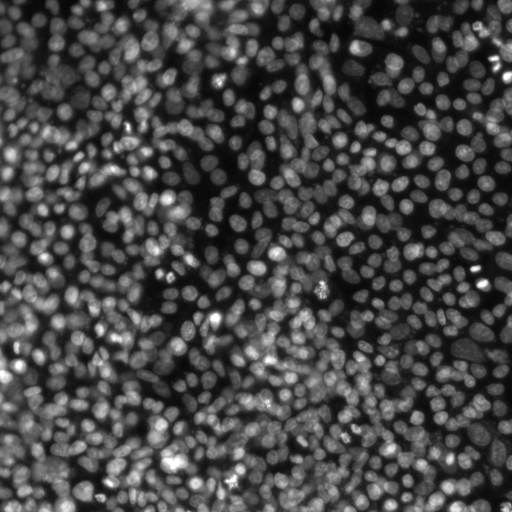
#> input picture testdata/HUVEC/B02_s1_w1.png, 512 x 512 px
$ python -i pre-processing.py   (imports and definitions only)   (older library calls are emulated)
#> lines starting #> are read from the running program, lines starting #| are printed output that depends on the picture; after the words box and inside, x2 and y2 are one past the last pixel; in counts of white or black regions, pixels touching at a corner belong together
#> further down, picture is the input picture: shape (512, 512); min 7, max 255, mean 71.1
#!/usr/bin/env python3
# -*- coding: utf-8 -*-
"""
Created on Sun Jul 28 10:02:10 2019

@author: zcgu
"""

import cv2
import numpy as np
import pandas as pd
import os
from tqdm import tqdm
from queue import Queue
from threading import Thread
import h5py
import torch


def detect_nucleolus(img):
    ret, threshed_img = cv2.threshold(img, 125, 255, cv2.THRESH_BINARY)
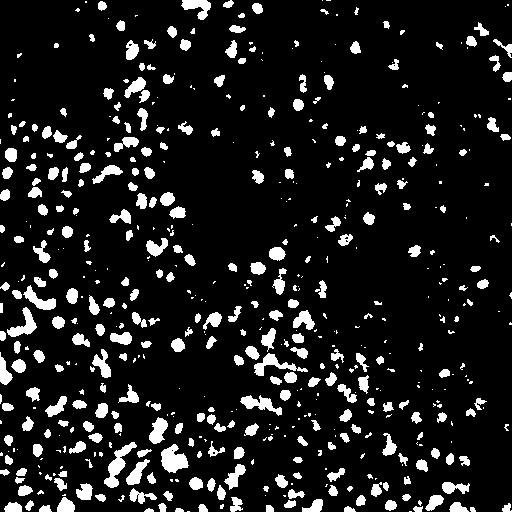
#> threshed_img: shape (512, 512); 11.2% white; 572 white regions (257 under 20 px)


    contours, hier = cv2.findContours(threshed_img, cv2.RETR_TREE, cv2.CHAIN_APPROX_SIMPLE)
#> contours = 581 contours, 313 with area under 20; largest, box (x1, y1, x2, y2) and area: (161, 444, 189, 473) 462, (104, 442, 137, 488) 449, (254, 353, 308, 376) 324, (7, 307, 37, 337) 321, (240, 395, 282, 416) 314

    #image, contours, hier = cv2.findContours(threshed_img, cv2.RETR_TREE,
    #                cv2.CHAIN_APPROX_SIMPLE)

    # with each contour, draw boundingRect in green
    # a minAreaRect in red and
    # a minEnclosingCircle in blue
    centers = []

    for c in contours:
        # get the bounding rect
        x, y, w, h = cv2.boundingRect(c)
        # draw a green rectangle to visualize the bounding rect
        cv2.rectangle(img, (x, y), (x+w, y+h), (0, 255, 0), 2)

        # get the min area rect
        rect = cv2.minAreaRect(c)
        box = cv2.boxPoints(rect)
        # convert all coordinates floating point values to int
        box = np.int0(box)
        # draw a red 'nghien' rectangle
        cv2.drawContours(img, [box], 0, (0, 0, 255))

        # finally, get the min enclosing circle
        (x, y), radius = cv2.minEnclosingCircle(c)
        # convert all values to int
        center = (int(x), int(y))
        radius = int(radius)
        centers.append((center + radius))
        # and draw the circle in blue
        img = cv2.circle(img, center, radius, (255, 0, 0), 2)
#> this loop made 1 pass
#> (w, h, rect, box, radius) on pass 1: (3, 1, ((410, 511), (0, 2), -90), [[411, 511], [409, 511], [409, 511], [411, 511]], 1)
#> img: shape (512, 512); under 0.01% of pixels changed, all inside (x1, y1, x2, y2) = (408, 510, 414, 512)
#> after the loop, centers = []
    return centers

    '''
    print(len(contours))
    cv2.drawContours(img, contours, -1, (255, 255, 0), 1)

    cv2.imshow("contours", img)

    cv2.imshow("contours", img)

    while True:
        key = cv2.waitKey(1)
        if key == 27: #ESC key to break
            break

    cv2.destroyAllWindows()
    '''

# [195 lines left out: functions load_image, create_subsample_2d, create_subsample_3d, not called in this run]

class Row_dumper(Thread):

    # [62 lines left out: functions __init__, run, _dump_subimage, _dump_subsample, dump_subsample, not called in this run]


# [15 lines not run here, left out]

>>> import cv2
>>> picture = cv2.imread('testdata/HUVEC/B02_s1_w1.png', cv2.IMREAD_GRAYSCALE)
#> (the run stopped early here; a loop or call above may not have finished)

$ run again, on testdata/HUVEC/B02_s1_w3.png
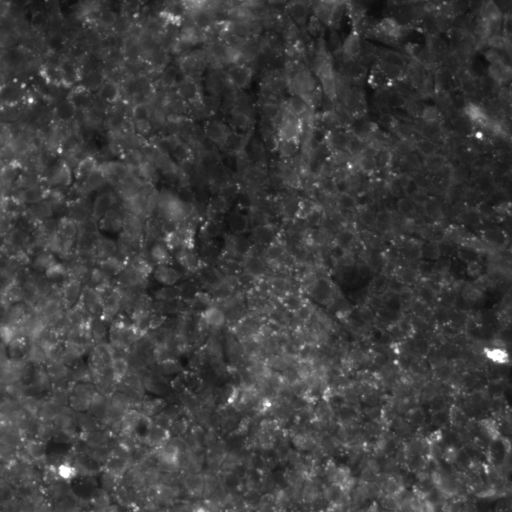
#> input picture testdata/HUVEC/B02_s1_w3.png, 512 x 512 px
#> picture is the input picture: shape (512, 512); min 11, max 255, mean 61.8
#> in detect_nucleolus, `ret, threshed_img = cv2.threshold(img, 125, 255, cv2.THRESH_BINARY)`:
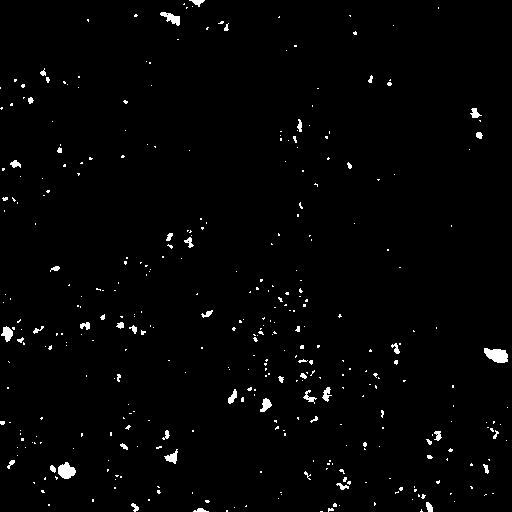
#> threshed_img: shape (512, 512); 1.6% white; 367 white regions (317 under 20 px)
#> contours = 371 contours, 337 with area under 20; largest, box (x1, y1, x2, y2) and area: (484, 348, 508, 363) 231, (58, 462, 76, 479) 184, (160, 12, 180, 26) 113, (1, 326, 13, 342) 96, (260, 398, 272, 412) 78
#> the loop in detect_nucleolus, `for c in contours:` made 1 pass
#> (w, h, rect, box, radius) on pass 1: (3, 1, ((321, 511), (0, 2), -90), [[322, 511], [320, 511], [320, 511], [322, 511]], 1)
#> after the loop in detect_nucleolus, `for c in contours:`: centers = []
